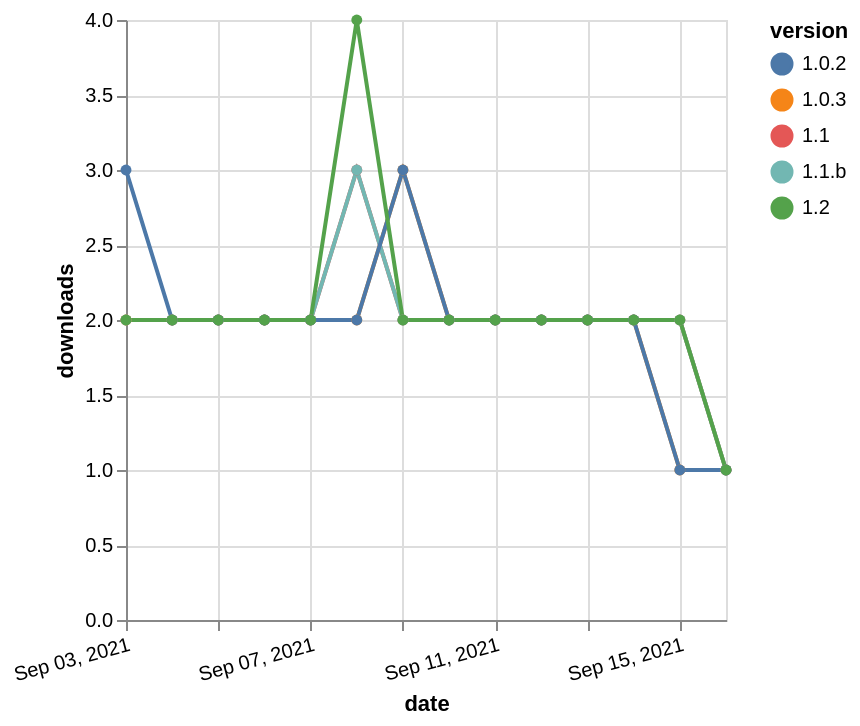

Describe this chart as a Vega-Lite specification.
### Vega-Lite specification from a JSON file in a GitHub repository (floating-point values rounded to 4 significant figures)
{"$schema": "https://vega.github.io/schema/vega-lite/v5.json", "description": "A simple bar chart with embedded data.", "data": {"values": [{"date": "2021-09-03", "total": 567, "delta": 2, "version": "1.1"}, {"date": "2021-09-04", "total": 569, "delta": 2, "version": "1.1"}, {"date": "2021-09-05", "total": 571, "delta": 2, "version": "1.1"}, {"date": "2021-09-06", "total": 573, "delta": 2, "version": "1.1"}, {"date": "2021-09-07", "total": 575, "delta": 2, "version": "1.1"}, {"date": "2021-09-08", "total": 578, "delta": 3, "version": "1.1"}, {"date": "2021-09-09", "total": 580, "delta": 2, "version": "1.1"}, {"date": "2021-09-10", "total": 582, "delta": 2, "version": "1.1"}, {"date": "2021-09-11", "total": 584, "delta": 2, "version": "1.1"}, {"date": "2021-09-12", "total": 586, "delta": 2, "version": "1.1"}, {"date": "2021-09-13", "total": 588, "delta": 2, "version": "1.1"}, {"date": "2021-09-14", "total": 590, "delta": 2, "version": "1.1"}, {"date": "2021-09-15", "total": 592, "delta": 2, "version": "1.1"}, {"date": "2021-09-16", "total": 593, "delta": 1, "version": "1.1"}, {"date": "2021-09-03", "total": 560, "delta": 2, "version": "1.0.3"}, {"date": "2021-09-04", "total": 562, "delta": 2, "version": "1.0.3"}, {"date": "2021-09-05", "total": 564, "delta": 2, "version": "1.0.3"}, {"date": "2021-09-06", "total": 566, "delta": 2, "version": "1.0.3"}, {"date": "2021-09-07", "total": 568, "delta": 2, "version": "1.0.3"}, {"date": "2021-09-08", "total": 570, "delta": 2, "version": "1.0.3"}, {"date": "2021-09-09", "total": 573, "delta": 3, "version": "1.0.3"}, {"date": "2021-09-10", "total": 575, "delta": 2, "version": "1.0.3"}, {"date": "2021-09-11", "total": 577, "delta": 2, "version": "1.0.3"}, {"date": "2021-09-12", "total": 579, "delta": 2, "version": "1.0.3"}, {"date": "2021-09-13", "total": 581, "delta": 2, "version": "1.0.3"}, {"date": "2021-09-14", "total": 583, "delta": 2, "version": "1.0.3"}, {"date": "2021-09-15", "total": 584, "delta": 1, "version": "1.0.3"}, {"date": "2021-09-16", "total": 585, "delta": 1, "version": "1.0.3"}, {"date": "2021-09-03", "total": 539, "delta": 2, "version": "1.1.b"}, {"date": "2021-09-04", "total": 541, "delta": 2, "version": "1.1.b"}, {"date": "2021-09-05", "total": 543, "delta": 2, "version": "1.1.b"}, {"date": "2021-09-06", "total": 545, "delta": 2, "version": "1.1.b"}, {"date": "2021-09-07", "total": 547, "delta": 2, "version": "1.1.b"}, {"date": "2021-09-08", "total": 550, "delta": 3, "version": "1.1.b"}, {"date": "2021-09-09", "total": 552, "delta": 2, "version": "1.1.b"}, {"date": "2021-09-10", "total": 554, "delta": 2, "version": "1.1.b"}, {"date": "2021-09-11", "total": 556, "delta": 2, "version": "1.1.b"}, {"date": "2021-09-12", "total": 558, "delta": 2, "version": "1.1.b"}, {"date": "2021-09-13", "total": 560, "delta": 2, "version": "1.1.b"}, {"date": "2021-09-14", "total": 562, "delta": 2, "version": "1.1.b"}, {"date": "2021-09-15", "total": 564, "delta": 2, "version": "1.1.b"}, {"date": "2021-09-16", "total": 565, "delta": 1, "version": "1.1.b"}, {"date": "2021-09-03", "total": 566, "delta": 3, "version": "1.0.2"}, {"date": "2021-09-04", "total": 568, "delta": 2, "version": "1.0.2"}, {"date": "2021-09-05", "total": 570, "delta": 2, "version": "1.0.2"}, {"date": "2021-09-06", "total": 572, "delta": 2, "version": "1.0.2"}, {"date": "2021-09-07", "total": 574, "delta": 2, "version": "1.0.2"}, {"date": "2021-09-08", "total": 576, "delta": 2, "version": "1.0.2"}, {"date": "2021-09-09", "total": 579, "delta": 3, "version": "1.0.2"}, {"date": "2021-09-10", "total": 581, "delta": 2, "version": "1.0.2"}, {"date": "2021-09-11", "total": 583, "delta": 2, "version": "1.0.2"}, {"date": "2021-09-12", "total": 585, "delta": 2, "version": "1.0.2"}, {"date": "2021-09-13", "total": 587, "delta": 2, "version": "1.0.2"}, {"date": "2021-09-14", "total": 589, "delta": 2, "version": "1.0.2"}, {"date": "2021-09-15", "total": 590, "delta": 1, "version": "1.0.2"}, {"date": "2021-09-16", "total": 591, "delta": 1, "version": "1.0.2"}, {"date": "2021-09-03", "total": 524, "delta": 2, "version": "1.2"}, {"date": "2021-09-04", "total": 526, "delta": 2, "version": "1.2"}, {"date": "2021-09-05", "total": 528, "delta": 2, "version": "1.2"}, {"date": "2021-09-06", "total": 530, "delta": 2, "version": "1.2"}, {"date": "2021-09-07", "total": 532, "delta": 2, "version": "1.2"}, {"date": "2021-09-08", "total": 536, "delta": 4, "version": "1.2"}, {"date": "2021-09-09", "total": 538, "delta": 2, "version": "1.2"}, {"date": "2021-09-10", "total": 540, "delta": 2, "version": "1.2"}, {"date": "2021-09-11", "total": 542, "delta": 2, "version": "1.2"}, {"date": "2021-09-12", "total": 544, "delta": 2, "version": "1.2"}, {"date": "2021-09-13", "total": 546, "delta": 2, "version": "1.2"}, {"date": "2021-09-14", "total": 548, "delta": 2, "version": "1.2"}, {"date": "2021-09-15", "total": 550, "delta": 2, "version": "1.2"}, {"date": "2021-09-16", "total": 551, "delta": 1, "version": "1.2"}]}, "width": "container", "mark": {"type": "line", "point": {"filled": true}}, "encoding": {"x": {"field": "date", "type": "temporal", "timeUnit": "yearmonthdate", "title": "date", "axis": {"labelAngle": -15}}, "y": {"field": "delta", "type": "quantitative", "title": "downloads"}, "color": {"field": "version", "type": "nominal"}, "tooltip": {"field": "delta"}}}
